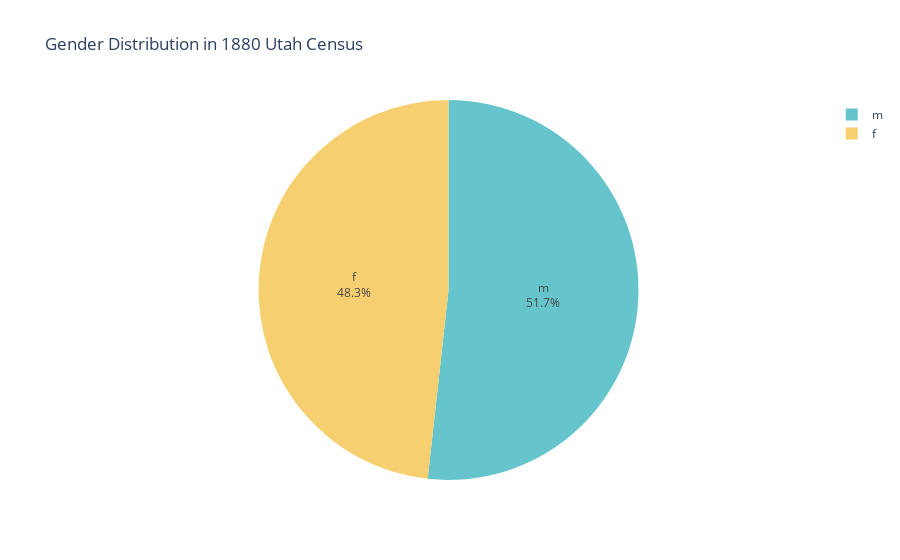

The notebook cell saved with this chart:
### Markdown cell above
## Visualizing Gender Distribution

Next, let's look at the gender distribution in the census:

### Code cell
# Count the occurrences of each gender
gender_counts = census_df['sex'].value_counts().reset_index()
gender_counts.columns = ['Gender', 'Count']

# Create a pie chart
fig = px.pie(gender_counts, values='Count', names='Gender', 
            title='Gender Distribution in 1880 Utah Census',
            color_discrete_sequence=px.colors.qualitative.Pastel)

# Update the layout
fig.update_traces(textposition='inside', textinfo='percent+label')

# Display the plot
fig.show()

### Figure 1 — Plotly figure (JSON) as saved in the notebook; plotly's stock layout.template omitted (floating-point values rounded to 4 significant figures)
{"data": [{"domain": {"x": [0, 1], "y": [0, 1]}, "hovertemplate": "Gender=%{label}<br>Count=%{value}<extra></extra>", "labels": ["m", "f"], "legendgroup": "", "name": "", "showlegend": true, "textinfo": "percent+label", "textposition": "inside", "type": "pie", "values": [73845, 68866]}], "layout": {"legend": {"tracegroupgap": 0}, "piecolorway": ["rgb(102, 197, 204)", "rgb(246, 207, 113)", "rgb(248, 156, 116)", "rgb(220, 176, 242)", "rgb(135, 197, 95)", "rgb(158, 185, 243)", "rgb(254, 136, 177)", "rgb(201, 219, 116)", "rgb(139, 224, 164)", "rgb(180, 151, 231)", "rgb(179, 179, 179)"], "title": {"text": "Gender Distribution in 1880 Utah Census"}}}
